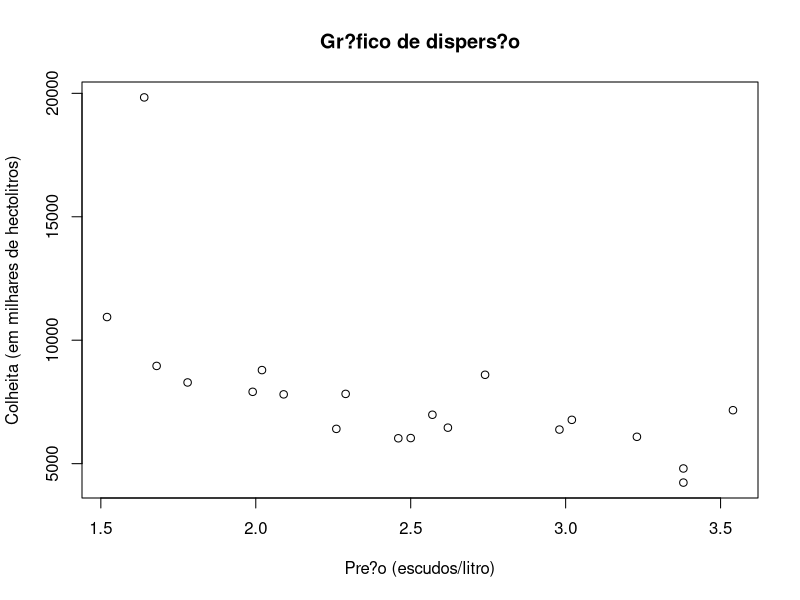
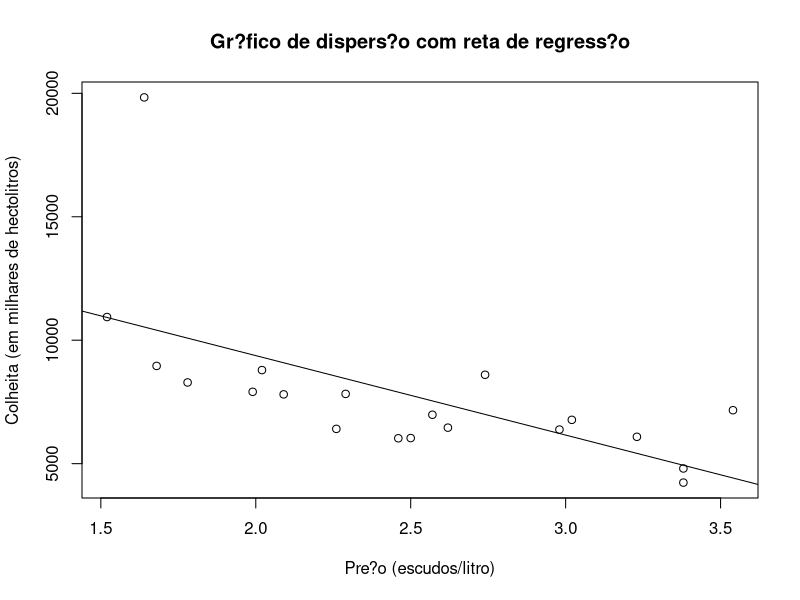
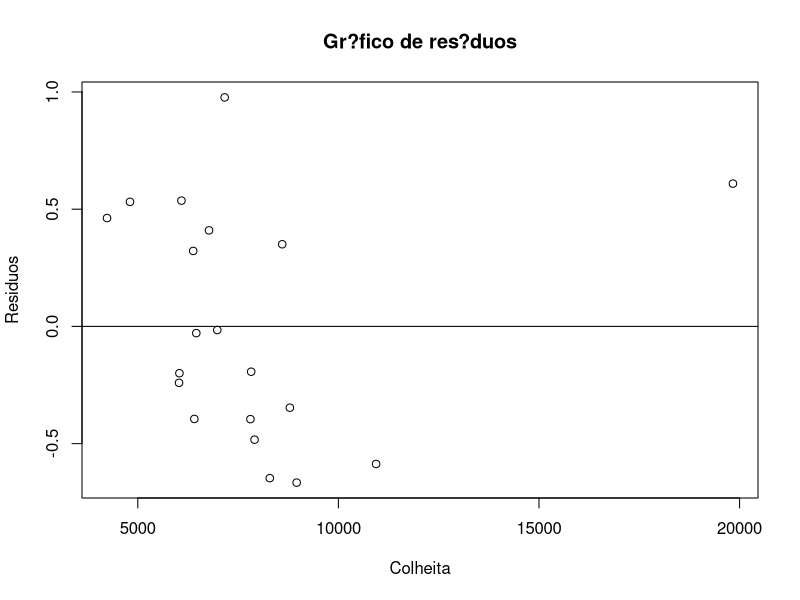
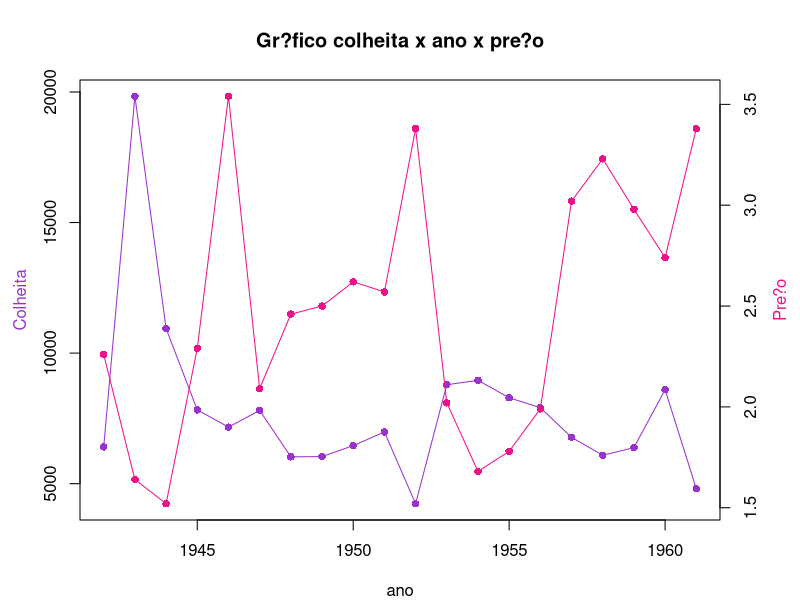
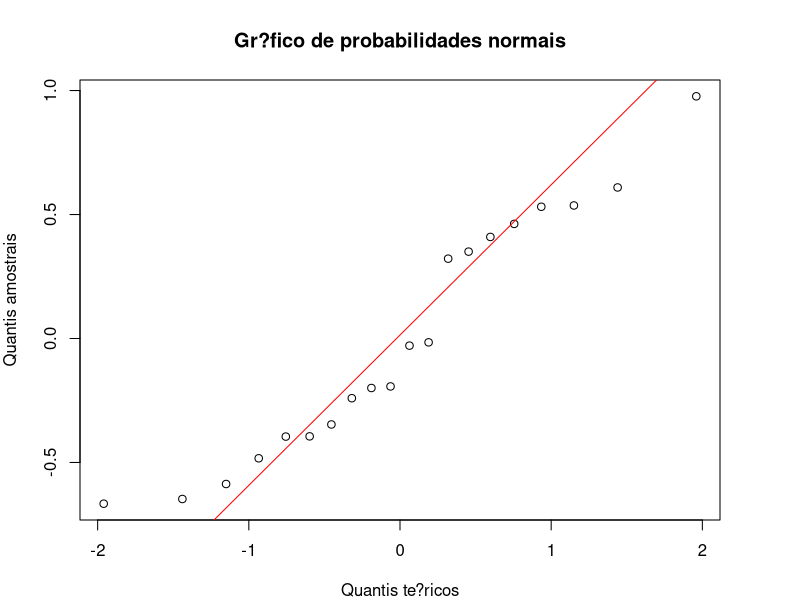

R code for these plots, in order:
## ---- chunk 1
ano<-c(1942,1943,1944,1945,1946,1947,1948,1949,1950,1951,
       1952,1953,1954,1955,1956,1957,1958,1959,1960,1961)

colheita<-c(6409, 19835, 10939, 7826, 7165, 7807, 6028, 6037, 6458, 6981,
            4233, 8790, 8959, 8289, 7910, 6775, 6088, 6381, 8600, 4805)

preco<-c(2.26, 1.64, 1.52, 2.29, 3.54, 2.09, 2.46, 2.50, 2.62, 2.57,
         3.38, 2.02, 1.68, 1.78, 1.99, 3.02, 3.23, 2.98, 2.74, 3.38)
tabela <- data.frame(ano, colheita, preco)
#Quest?o 1a
#Gr?fico de dispers?o
plot( colheita ~ preco, xlab = "Pre?o (escudos/litro)", ylab = "Colheita (em milhares de hectolitros)", main = "Gr?fico de dispers?o")

#Correla??o linear 
cor(preco, colheita)
## ---- chunk 2
plot( colheita ~ preco, xlab = "Pre?o (escudos/litro)", ylab = "Colheita (em milhares de hectolitros)",main = "Gr?fico de dispers?o com reta de regress?o")
abline(lm (colheita ~ preco))
lm (colheita ~ preco)

## ---- chunk 3
lm(preco~colheita)
residuos <- resid(lm(preco~colheita))
plot(colheita, residuos,  ylab="Residuos", xlab="Colheita", main="Gr?fico de res?duos") 
abline(0,0)
## ---- chunk 4
#diminuir o grafico
par(mar=c(4,4,4,4))
#grafico de disperssao ano x colheita
plot (colheita~ano, type="o", col="darkorchid3", ylab = "", pch=16, main = "Gr?fico colheita x ano x pre?o")
#legendas
mtext("Colheita", side = 2, line = 2.5, col="darkorchid3")
par(new=TRUE)
#grafico de disperssao ano x pre?o
plot(preco~ano, axes=FALSE, type='o', col='deeppink2', ann=FALSE, pch=16)
#legendas
mtext("Pre?o", side = 4, line = 2.5, col="deeppink2")
axis(4)
## ---- chunk 5
qqnorm(residuos, main = "Gr?fico de probabilidades normais", xlab = "Quantis te?ricos", ylab = "Quantis amostrais")
qqline(residuos, col="red")
